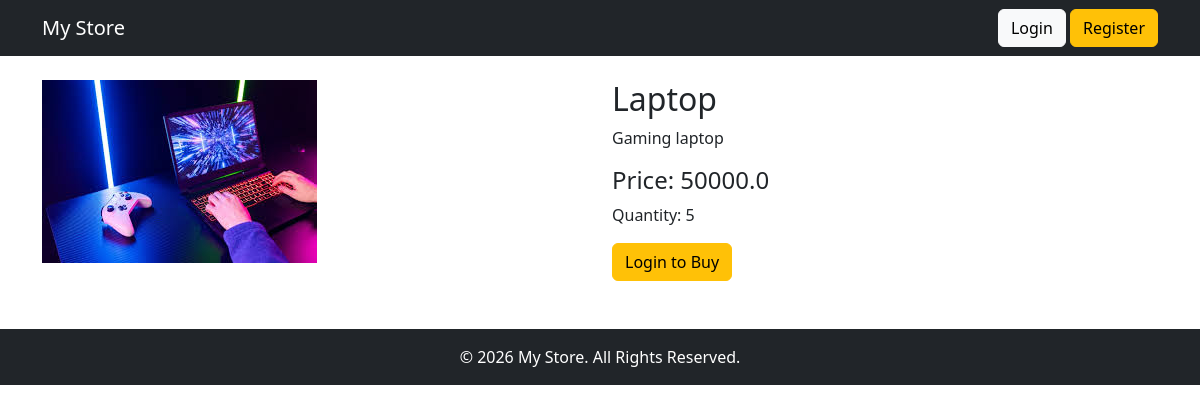
/product/1/, run on the app's committed database.
### store/models.py (models this page shows, shortened)
class Product(models.Model):
    category = models.ForeignKey(Category, on_delete=models.CASCADE)
    name = models.CharField(max_length=200)
    description = models.TextField()
    price = models.FloatField()
    quantity = models.IntegerField()
    image = models.ImageField(upload_to='products/')

### store/views.py (the view)
# urls.py: path('product/<int:id>/', views.product_detail, name='product_detail'),
def product_detail(request, id):
    product = get_object_or_404(Product, id=id)
    return render(request, 'product_detail.html', {'product': product})

### store/templates/product_detail.html
{% extends 'base.html' %}
{% block content %}
<div class="row">
    <div class="col-md-6">
        <img src="{{ product.image.url }}" class="img-fluid">
    </div>
    <div class="col-md-6">
        <h2>{{ product.name }}</h2>
        <p>{{ product.description }}</p>
        <h4>Price: {{ product.price }}</h4>
        <p>Quantity: {{ product.quantity }}</p>
        {% if request.user.is_authenticated %}
            {% if not request.user.is_superuser %}
                <a href="{% url 'add_to_cart' product.id %}" class="btn btn-primary">
                    Add to Cart
                </a>
            {% endif %}
        {% else %}
            <a href="{% url 'login' %}" class="btn btn-warning">
                Login to Buy
            </a>
        {% endif %}
    </div>
</div>
{% endblock %}

### data on the page
Product: image (picture), name "Laptop", description "Gaming laptop", price "50000.0", quantity "5"
